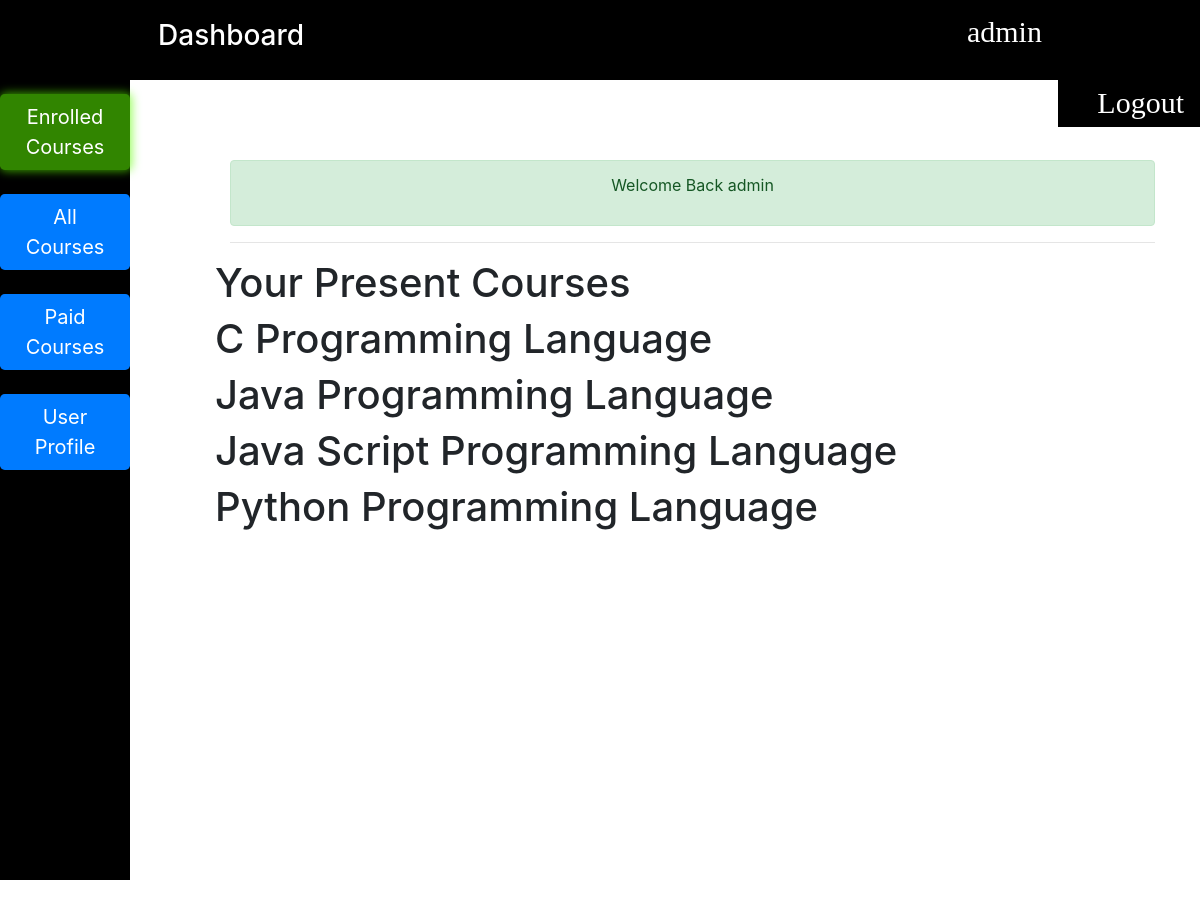
Before: /dashboard/ (signed in) with the older database file.
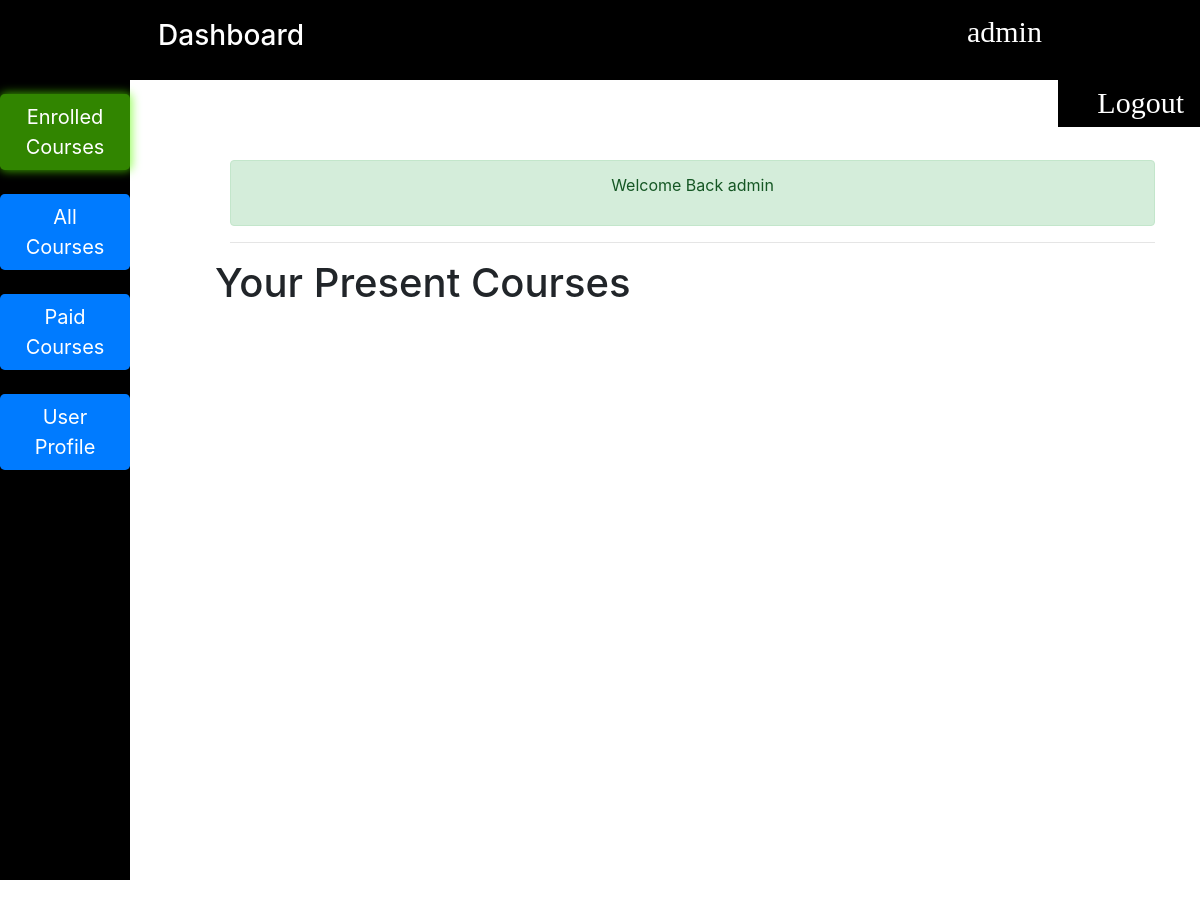
After: the same page with the newer database file.
### userprogress/models.py (models this page shows, shortened)
class EnrolledCourse(models.Model):
    user = models.ForeignKey(User, on_delete=models.CASCADE, related_name="ucourse", default=1, null=True)
    course = models.ForeignKey(Course, on_delete=models.CASCADE, related_name="course")

class Course(models.Model):
    name = models.CharField(max_length=300)
    description = models.TextField()
    status = models.CharField(max_length=4)
    image = models.ImageField()
    slug = models.SlugField()
    def __str__(self):
        return self.name

### userprogress/views.py (the view)
# urls.py: path('dashboard/', dashboard, name='Dashboard'),
def dashboard(request):
    courses = Course.objects.all()
    enrolled_courses = EnrolledCourse.objects.all()
    context = {"courses": courses, "enrolled_courses": enrolled_courses}
    return render(request, "registration/dashboard.html", context)

### templates/registration/dashboard.html (shortened to what this page needs)
{% extends 'account/register/register_base.html'%}
{% load static %}
{% block navbar %}
{% if user.is_authenticated %}
{% include './nav.html' %}
<div class="navigation">
    <ul class="navigation-links">
        <a href="#enrolled" class="user-link enrolled-link active">
            <button class="btn btn-lg btn-primary"><li>Enrolled Courses</li></button>
        </a>
        <a href="#available" class="user-link all-link">
            <button class="btn btn-lg btn-primary"><li>All Courses</li></button>
        </a>
        <a href="#paid" class="user-link paid-link">
            <button class="btn btn-lg btn-primary"><li>Paid Courses</li></button>
        </a>
        <a href="#profile" class="user-link profile-link">
            <button class="btn btn-lg btn-primary"><li>User Profile</li></button>
        </a>
    </ul>
</div>
{% else %}
<div class="alert alert-danger" role="alert">
    <strong>Not Authourized</strong>
</div>
<h1 class="anonuser">Sorry You Must Login First, click <a href="/accounts/login">here</a></h1>
{% endif %}
{% endblock navbar %}
{% block content %}
{% if user.is_authenticated %}
<div class="container">
    <div class="page-header">
        <div class="empty"></div>
        <div class="alert alert-success" role="alert">
            <p>Welcome Back {{request.user}}</p>
        </div>
        <hr width="100%">
    </div>
    <div class="row">
        <section class="enrolled active">
            <h1>Your Present Courses</h1>
            {% for enrolled_course in user.ucourse.all %}
                <h1>{{ enrolled_course.course }}</h1>
            {% endfor %}
        </section>
    </div>
</div>
{% endif %}
{% endblock content %}

### templates/account/register/register_base.html (shortened to what this page needs)
{% load static %}
<!DOCTYPE html>
<html lang="en">
<head>
    <link rel="stylesheet" href="{% static 'css/styles.css' %}">
    <link rel="stylesheet" href="{% static 'css/bootstrap.min.css' %}" />
    <link rel="stylesheet" href="{% static 'css/bootstrap-grid.min.css' %}" />
    <link rel="stylesheet" href="{% static 'css/bootstrap-reboot.min.css' %}" />
</head>
<body>
    {% block navbar %}
    {% endblock navbar %}
    {% block content%}
    {% endblock content %}
</body>
</html>

### templates/registration/nav.html (shortened to what this page needs)
{% extends 'base.html' %} {% load static%}  {% block content %}
<header class="header">
  <div class="head-title">
    <a href="#" class="home"><h3>Dashboard</h3></a>
  </div>
  <nav>
    <ul class="nav-links">
      <div class="user-info">
        <i class="fa fa-user">&nbsp;&nbsp;{{request.user}}</i>
      </div>
    </ul>
  </nav>
</header>
<a href="/accounts/logout" class="nav-link logout"><li><i class="fa fa-sign-out">Logout</i></li></a>
{% endblock content %}

### templates/base.html (shortened to what this page needs)
{% load static %}
<!DOCTYPE html>
<html lang="en">
  <head>
    <link rel="stylesheet" href="{% static 'css/styles.css' %}" />
    <link rel="stylesheet" href="{% static 'css/themify.css' %}" />
    <link rel="stylesheet" href="{% static 'css/font-awesome.min.css' %}" />
  </head>
  <body>
    {% block content %}
    {% endblock content %}
  </body>
</html>

### staticfiles/css/styles.css (style rules this page uses)
* { padding: 0; margin: 0; -webkit-box-sizing: border-box; box-sizing: border-box; }
.header { position: fixed; z-index: 1; background: #3e81fd; display: -webkit-box; display: -ms-flexbox; display: flex; -ms-flex-pack: distribute; justify-content: space-around; -webkit-box-align: center; -ms-flex-align: center; align-items: center; margin: auto; width: 100%; line-height: 10vh; color: #fff; }

### templates/registration/dashboard.html (style rules this page uses)
header { position: fixed; }
.empty { height: 20vh; }
li { list-style: none; }
.container { padding-left: 200px; }
.navigation { position: fixed; top: 10vh; left: 0; background: rgb(0, 0, 0); height: 100vh; z-index: 1; }
.navigation-links { width: 130px; }
.user-link { color: #fff; line-height: 100px; }
.enrolled,.all,.paid,.profile { position: absolute; opacity: 0; pointer-events: none; transition: 0.3s linear; }
.enrolled.active, .paid.active, .all.active, .profile.active { opacity: 1; pointer-events: all; flex-direction: column; }
.active > .btn { background: rgb(49, 133, 0); box-shadow: 1px 0px 10px 1px rgba(94, 255, 0, 0.637); }
.header { background: #fff; }
.btn { border: none; color: #fff; transition: 0.3s linear; }
.alert { width: 100%; display: flex; align-items: center; justify-content: center; }

### templates/registration/nav.html (style rules this page uses)
.logout { position: fixed; top: 10vh; right: 0; z-index: 3; background: #000; }
.fa { font-size: 30px; }
.header { position: fixed; display: flex; justify-content: space-around; align-items: center; width: 100%; height: 10vh; background: #000; }
nav { flex: 0.4; }
.nav-links, .header-title, .user-info { display: flex; }
.user-info { justify-content: center; align-items: center; text-align: center; flex: 0.2; }
.nav-links { justify-content: flex-end; align-items: center; list-style: none; width: 100%; }
.nav-link { text-decoration: none; color: #fff; }
.home { text-decoration: none; color: #fff; }
a { text-decoration: none; cursor: pointer; }

Changed rows visible on the page:
removed EnrolledCourse: course "C Programming Language"
removed EnrolledCourse: course "Java Programming Language"
removed EnrolledCourse: course "Java Script Programming Language"
removed EnrolledCourse: course "Python Programming Language"
